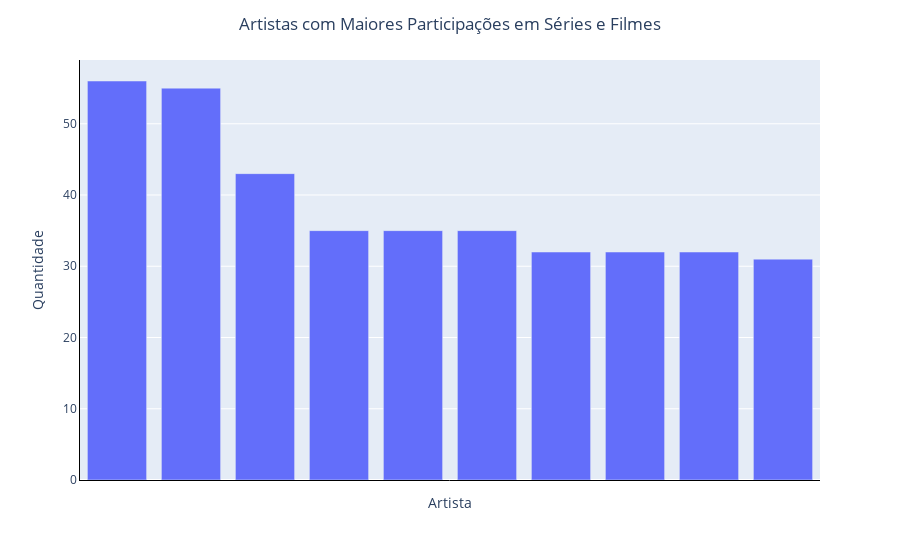

The cell this chart's notebook holds for it:
### Code cell
#fig, ax_01 = plt.subplots(figsize=(10,5))
#geral_elenco.Elenco.value_counts().head(10).plot(kind="bar", ax=ax_01)

fig = px.bar(geral_elenco,
            x = 'Artista', # coluna para os dados do eixo x
            y = 'Quantidade', # coluna para os dados do eixo y
            hover_name = 'Artista'
            )
fig.update_layout(xaxis = dict(linecolor='rgba(0,0,0,1)', # adicionando linha em y = 0
                                tickmode = 'array', # alterando o modo dos ticks
                                tickvals = geral_elenco['Quantidade'], # setando o valor do tick de x
                                ticktext = geral_elenco['Artista']), # setando o valor do tick de x
                 yaxis = dict(linecolor='rgba(0,0,0,1)', # adicionando linha em x = 0
                              tickformat=False), # removendo a formatação no eixo y
                title_text = ' Artistas com Maiores Participações em Séries e Filmes' # adicionando titulo ao gráfico
                ,title_x = 0.5)
fig.show()
#pyo.offline.plot(fig, filename = "tabela-01.html")

### Figure 1 — Plotly figure (JSON) as saved in the notebook; plotly's stock layout.template omitted (floating-point values rounded to 4 significant figures)
{"data": [{"alignmentgroup": "True", "hovertemplate": "<b>%{hovertext}</b><br><br>Artista=%{x}<br>Quantidade=%{y}<extra></extra>", "hovertext": ["Maggie Binkley", " Anupam Kher", " Nassar", "Shah Rukh Khan", " Paresh Rawal", "1", " Om Puri", "Gene Autry", " Prakash Raj", " Takahiro Sakurai"], "legendgroup": "", "marker": {"color": "#636efa", "pattern": {"shape": ""}}, "name": "", "offsetgroup": "", "orientation": "v", "showlegend": false, "textposition": "auto", "type": "bar", "x": ["Maggie Binkley", " Anupam Kher", " Nassar", "Shah Rukh Khan", " Paresh Rawal", "1", " Om Puri", "Gene Autry", " Prakash Raj", " Takahiro Sakurai"], "xaxis": "x", "y": [56, 55, 43, 35, 35, 35, 32, 32, 32, 31], "yaxis": "y"}], "layout": {"barmode": "relative", "legend": {"tracegroupgap": 0}, "margin": {"t": 60}, "title": {"text": " Artistas com Maiores Participações em Séries e Filmes", "x": 0.5}, "xaxis": {"anchor": "y", "domain": [0, 1], "linecolor": "rgba(0,0,0,1)", "tickmode": "array", "ticktext": ["Maggie Binkley", " Anupam Kher", " Nassar", "Shah Rukh Khan", " Paresh Rawal", "1", " Om Puri", "Gene Autry", " Prakash Raj", " Takahiro Sakurai"], "tickvals": [56, 55, 43, 35, 35, 35, 32, 32, 32, 31], "title": {"text": "Artista"}}, "yaxis": {"anchor": "x", "domain": [0, 1], "linecolor": "rgba(0,0,0,1)", "tickformat": "False", "title": {"text": "Quantidade"}}}}
